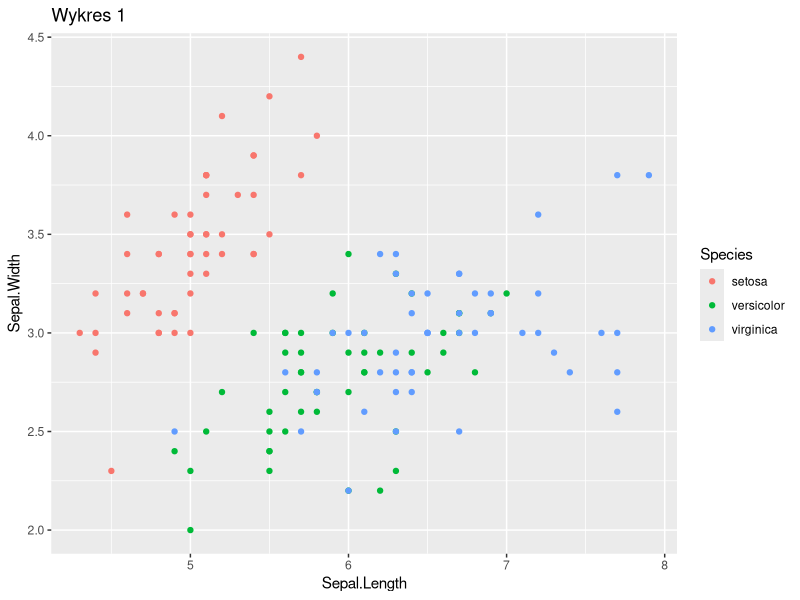
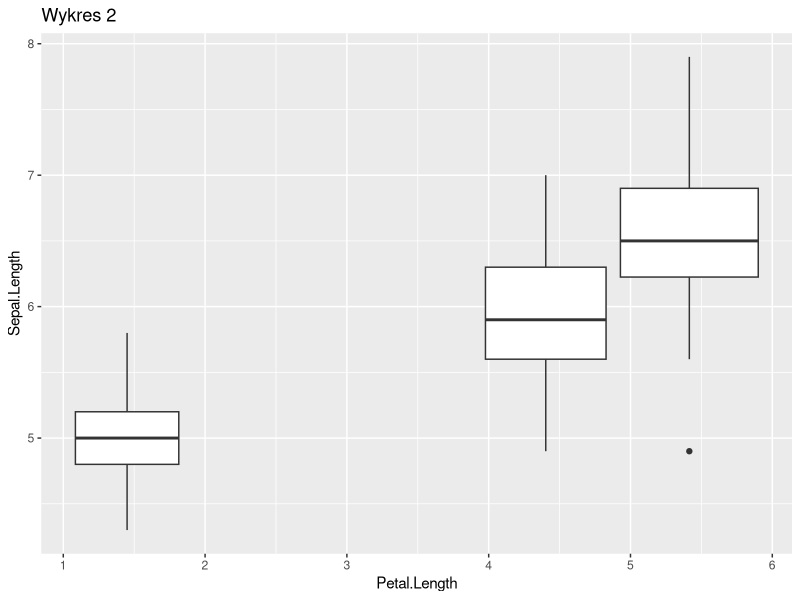
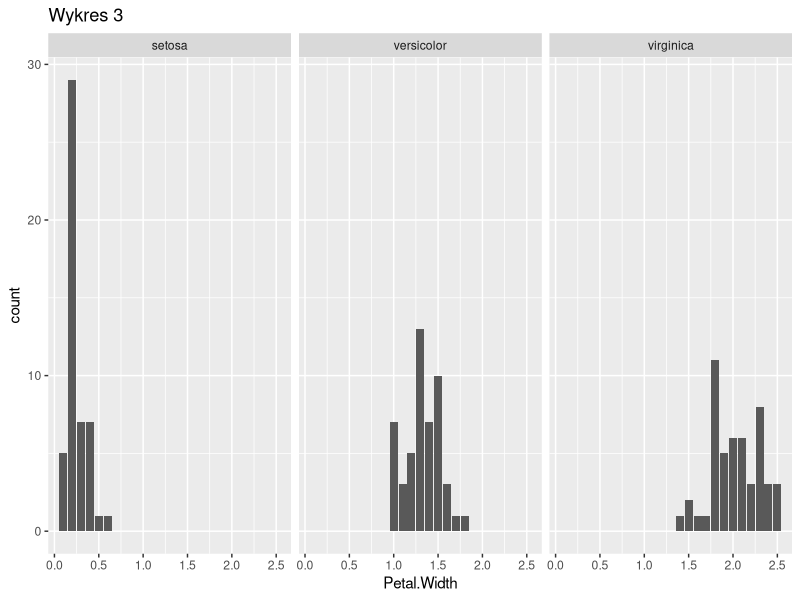

Source code (R) for these figures, in order: (Note: this script raises an error after producing the figures.)
# alternatywa dla gridExtra 

rm(list=ls())

library(ggplot2)
library(patchwork)

w1 <- ggplot(iris) +
  geom_point(aes(Sepal.Length, Sepal.Width, colour = Species)) +
  ggtitle("Wykres 1")

w2 <- ggplot(iris) + 
  geom_boxplot(aes(Petal.Length, Sepal.Length, group = Species)) +
  ggtitle("Wykres 2")

w3 <- ggplot(iris) + 
  geom_bar(aes(Petal.Width)) +
  facet_wrap(~Species) +
  ggtitle("Wykres 3")

x11()
w <- w1 + w1 + w3
plot(w)

x11()
w <- (w1 / w2 / w3) + plot_annotation(title = "Charakterystyki irys")
plot(w)



